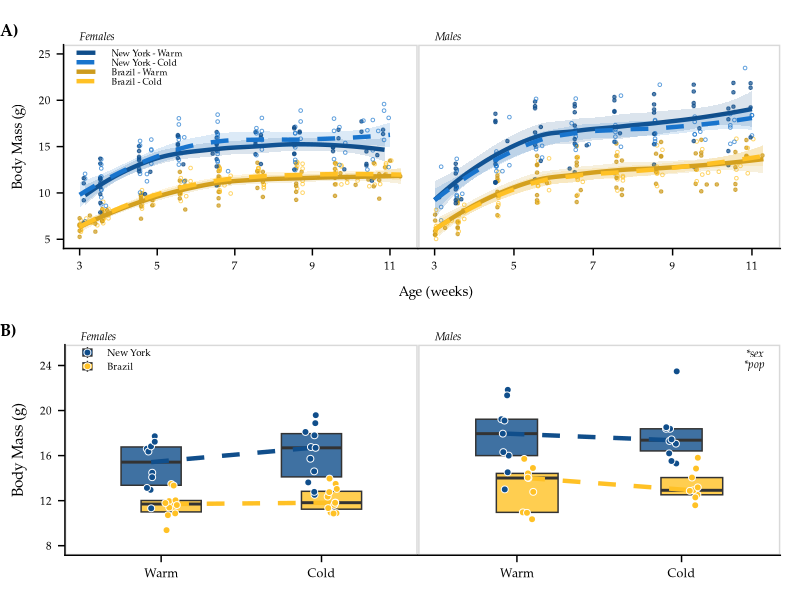

Reproduce this figure in R. (Note: this script raises an error after producing the figure.)
#!/usr/bin/env Rscript --vanilla

##############################################################

# Author: Mallory A. Ballinger

# This script plots weekly body mass of New York mice and 
# Brazil mice across environments (i.e., common garden experiment #2).
# This script also plots reaction norms of body mass from data collected
# at the end of common garden experiment #2.
# This script generates Figure 3 in Ballinger_AmNat_2021.


##############################################################
# Required packages
##############################################################

rm(list = ls()) # clear R's environment
library(tidyverse)
library(here)
library(ggridges)
library(cowplot)
library(car)
library(ggtext)
library(glue)
library(scales)

set.seed(19910118) # so that jitter plots stay in same jittered positions


##############################################################
# Import data
##############################################################

WeeklyPhenotypeData <- read_csv(here("data/processed/WeeklyPhenotypeData.csv")) %>%
  select(-DOB, -DateMeasured) %>% select(-1) %>%
  mutate(Line = fct_relevel(Line, "SARA", "SARB", "MANA", "MANB")) %>% # put evolved lines first
  mutate(Environment = fct_relevel(Environment, "Warm", "Cold" )) %>% # put Warm before Cold
  mutate(PopEnv = paste(Population, Environment, sep = "_")) %>%
  mutate(PopEnv = fct_recode(PopEnv, "Brazil - Warm" = "Brazil_Warm", "Brazil - Cold" = "Brazil_Cold",
                             "New York - Warm" = "New York_Warm", "New York - Cold" = "New York_Cold")) %>%
  mutate(PopEnv = fct_relevel(PopEnv, "New York - Warm", "New York - Cold", "Brazil - Warm", "Brazil - Cold")) %>%
  mutate(RelativeTail = Tail_Length_mm / Body_Weight_g)


PostDissectionMetaData <- read_csv(here("data/processed/PostDissectionMetaData.csv")) %>%
  select(-1) %>% # removes first column
  mutate(Sex = fct_relevel(Sex, "Male", "Female")) %>% # put males before females
  mutate(Population = fct_relevel(Population, "New York", "Brazil")) %>% # put evolved cold pop first
  mutate(Line = fct_relevel(Line, "SARA", "SARB", "MANA", "MANB")) %>% # put evolved cold lines first
  mutate(Environment = fct_relevel(Environment, "Warm", "Cold" )) %>% # put warm before cold (evolved before plasticity)
  mutate(RelativeTail = ((Final_Tail_Length_mm) / (Body_Weight_g)))


##############################################################
# Plot weekly phenotypes - body weight
##############################################################

# Make sex-specific datasets
MaleData <- WeeklyPhenotypeData %>%
  filter(Sex == "Male")

FemaleData <- WeeklyPhenotypeData %>%
  filter(Sex == "Female")

FemaleBW <-
  ggplot(data=FemaleData, aes(x=Age_weeks, y=Body_Weight_g, fill = PopEnv, linetype = PopEnv, color = PopEnv)) +
  geom_point(aes(shape = factor(PopEnv)), position = position_dodge(0.1), size=0.9, alpha = 0.7, show.legend = TRUE) +
  geom_smooth(aes(group = PopEnv), size=1.5, alpha = 0.15, method = "loess", se = TRUE) + #std error
  scale_color_manual(values=rep(c("dodgerblue4", "dodgerblue3", "goldenrod3", "goldenrod1"))) +
  scale_fill_manual(values=rep(c("dodgerblue4", "dodgerblue3", "goldenrod3","goldenrod1"))) +
  scale_linetype_manual(values=rep(c("solid","dashed", "solid", "dashed"))) +
  scale_shape_manual(values=rep(c(19, 1, 19, 1)), guide = "none") +
  guides(color=guide_legend(override.aes=list(fill=NA)),
         linetype=guide_legend(override.aes = list(size=0.5)),
         linetype=guide_legend(override.aes = list(fill=NA))) + # removes gray shading from legend
  scale_x_continuous(breaks = seq(from=3, to=12, by=2), labels = seq(from=3, to=12, by=2), limits = c(3,11.3)) +
  scale_y_continuous(breaks = seq(from=5, to=25, by=5), labels = seq(from=5, to=25, by=5), limits = c(5,25)) +
  theme_half_open(20) +
  panel_border() + # puts border around facets
  theme(panel.grid.minor = element_blank(), axis.line = element_line(colour = "black"),
        axis.title.x = element_text(margin = margin(t = 10), size = 10, family = "Palatino", hjust = 1.2),
        axis.title.y = element_text(margin = margin(r = 10), size = 10, family = "Palatino"),
        axis.text.x = element_text(size = 8, color = "black", family = "Palatino"),
        axis.text.y = element_text(size = 8, color = "black", family = "Palatino"),
        legend.position = c(0.03, 0.89),
        legend.background = element_blank(),
        legend.box.background = element_blank(),
        legend.key.height = unit(0.2, "cm"),
        legend.key.width = unit(0.6, "cm"),
        legend.margin = margin(0.1, 3, 0.3, 0),
        legend.spacing.x = unit(0.5, "mm"),
        legend.spacing.y = unit(0.5, "mm"),
        legend.text = element_text(size=6.5, family = "Palatino"),
        legend.title = element_blank(),
        plot.tag = element_text(family = "Palatino", size = 10, face = "italic"),
        plot.tag.position = c(0.18,1.025),
        plot.title = element_text(size = 8, face = "italic", hjust = 0.05, vjust = -3, family = "Palatino"),
        plot.title.position = "panel",
        plot.margin = unit(c(0.5, -0.45, 0, 0.3), "cm")) +
  labs(x = "Age (weeks)",
       y = "Body Mass (g)",
       title = "Females")


MaleBW <-
  ggplot(data=MaleData, aes(x=Age_weeks, y=Body_Weight_g, fill = PopEnv, linetype = PopEnv, color = PopEnv)) +
  geom_point(aes(shape = factor(PopEnv)), position = position_dodge(0.1), alpha=0.7, size=0.9, show.legend = TRUE) +
  geom_smooth(aes(group = PopEnv), size=1.5, method = "loess", alpha = 0.15, se = TRUE) + #std error
  scale_color_manual(values=rep(c("dodgerblue4", "dodgerblue3", "goldenrod3", "goldenrod1"))) +
  scale_fill_manual(values=rep(c("dodgerblue4", "dodgerblue3", "goldenrod3","goldenrod1"))) +
  scale_linetype_manual(values=rep(c("solid","dashed", "solid", "dashed"))) +
  scale_shape_manual(values=rep(c(19, 1, 19, 1))) +
  scale_x_continuous(breaks = seq(from=3, to=12, by=2), labels = seq(from=3, to=12, by=2), limits = c(3,11.3)) +
  scale_y_continuous(breaks = seq(from=5, to=25, by=5), labels = seq(from=5, to=25, by=5), limits = c(5,25)) +
  theme_half_open(20) +
  panel_border() + # puts border around facets
  theme(panel.grid.minor = element_blank(), axis.line = element_line(colour = "black"),
        axis.title.x = element_text(margin = margin(t = 10), size = 10, family = "Palatino"),
        axis.title.y = element_text(margin = margin(r = 10), size = 10, family = "Palatino"),
        axis.text.x = element_text(size = 8, color = "black", family = "Palatino"),
        axis.text.y = element_blank(),
        axis.ticks.y = element_blank(),
        axis.line.y = element_blank(),
        legend.position = "none",
        legend.background = element_blank(),
        legend.box.background = element_blank(),
        legend.key = element_blank(),
        legend.key.height = unit(0.3, "cm"),
        legend.key.width = unit(1.5, "cm"),
        legend.text = element_text(size=8, family = "Palatino"),
        legend.title = element_blank(),
        plot.tag = element_text(family = "Palatino", size = 10, face = "italic"),
        plot.tag.position = c(0.13,1.025),
        plot.title = element_text(size = 8, face = "italic", hjust = 0.05, vjust = -3, family = "Palatino"),
        plot.title.position = "panel",
        plot.margin = unit(c(0.5, 0.5, 0, -0.42), "cm")) + # top, right, bottom, left (0.5, 0.5, 0.1, -0.5)
  labs(x = "",
       y = "",
       title = "Males")


weekly_BW <- cowplot::plot_grid(FemaleBW, MaleBW, labels = c('', ''), align = 'h',
                   label_fontfamily = "Palatino", label_size = 12, label_x = 0.05, hjust = 0)


##############################################################
# Plot body weight RXNs
##############################################################

BW_deets <- ("&#42;sex<br>\
              &#42;pop")


# Sex-specific datasets
MaleData_RXN <- PostDissectionMetaData %>%
  filter(Sex == "Male")

FemaleData_RXN <- PostDissectionMetaData %>%
  filter(Sex == "Female")


BWrxnF <-
  ggplot(data=FemaleData_RXN, aes(x=Environment, y=Body_Weight_g)) +
  geom_boxplot(aes(fill = Population), position = position_dodge(width=0.25), alpha=0.8, size = 0.5, outlier.shape = NA, notch = FALSE, coef=0) +
  stat_summary(
    fun = median,
    geom = 'line',
    aes(group = Population, color = Population),
    position = position_dodge(width = 0.25) , size=1.5, alpha = 1.2, linetype = "dashed") +
  geom_point(aes(fill = Population), position = position_jitterdodge(jitter.width = 0.15, dodge.width=0.25), alpha=5, size=2, shape=21, color = "white") +
  scale_color_manual(values=rep(c("dodgerblue4", "goldenrod1"))) +
  scale_fill_manual(values=rep(c("dodgerblue4", "goldenrod1"))) +
  scale_y_continuous(breaks = seq(from=8, to=24, by=4), labels = seq(from=8, to=24, by=4), limits = c(8,25)) +
  theme_half_open(20) +
  panel_border() + # puts border around facets
  theme(panel.grid.minor = element_blank(), axis.line = element_line(colour = "black"),
        axis.title.x = element_blank(),
        axis.title.y = element_text(margin = margin(r = 10), size = 11, family = "Palatino"),
        axis.text.x = element_text(size = 9, color = "black", family = "Palatino"),
        axis.text.y = element_text(size = 8, color = "black", family = "Palatino"),
        legend.position = c(0.047, 0.93),
        legend.background = element_blank(),
        legend.box.background = element_blank(),
        legend.key = element_blank(),
        legend.margin = margin(0,0,0,0),
        legend.spacing.x = unit(0.1, "cm"),
        legend.key.height = unit(0.35, "cm"),
        legend.key.width = unit(0.3, "cm"),
        legend.text = element_text(size=7, family = "Palatino"),
        legend.title = element_blank(),
        plot.tag = element_text(family = "Palatino", size = 8, face = "italic"),
        plot.tag.position = c(0.2,1.015),
        plot.title = element_text(size = 8, face = "italic", hjust = 0.05, vjust = -3, family = "Palatino"),
        plot.title.position = "panel",
        plot.margin = unit(c(0.5, -0.45, 0.5, 0.3), "cm")) +
  labs(x = "",
       y = "Body Mass (g)",
       title = "Females")


BWrxnM <-
  ggplot(data=MaleData_RXN, aes(x=Environment, y=Body_Weight_g)) +
  geom_boxplot(aes(fill = Population), position = position_dodge(width=0.25), alpha=0.8, size = 0.5, outlier.shape = NA, notch = FALSE, coef=0) +
  stat_summary(
    fun = median,
    geom = 'line',
    aes(group = Population, color = Population),
    position = position_dodge(width = 0.25) , size=1.5, alpha = 1.2, linetype = "dashed") +
  geom_point(aes(fill = Population), position = position_jitterdodge(jitter.width = 0.15, dodge.width=0.25), alpha=5, size=2, shape=21, color = "white") +
  scale_color_manual(values=rep(c("dodgerblue4", "goldenrod1"))) +
  scale_fill_manual(values=rep(c("dodgerblue4", "goldenrod1"))) +
  scale_y_continuous(breaks = seq(from=8, to=24, by=4), labels = seq(from=8, to=24, by=4), limits = c(8,25)) +
  theme_half_open(20) +
  panel_border() + # puts border around facets
  theme(panel.grid.minor = element_blank(), axis.line = element_line(colour = "black"),
        axis.title.x = element_blank(),
        axis.title.y = element_text(margin = margin(r = 10), size = 10, family = "Palatino"),
        axis.text.x = element_text(size = 9, color = "black", family = "Palatino"),
        axis.text.y = element_blank(),
        axis.ticks.y = element_blank(),
        axis.line.y = element_blank(),
        legend.position = "none",
        plot.tag = element_markdown(family = "Palatino", size = 8, face = "italic", hjust = 1),
        plot.tag.position = c(0.96,0.86),
        plot.title = element_text(size = 8, face = "italic", hjust = 0.05, vjust = -3, family = "Palatino"),
        plot.title.position = "panel",
        plot.margin = unit(c(0.5, 0.5, 0.5, -0.42), "cm")) + # top, right, bottom, left (0.5, 0.5, 0.1, -0.5)
  labs(x = "",
       y = "",
       title = "Males",
       tag = BW_deets)


rxn_BW <- cowplot::plot_grid(BWrxnF, BWrxnM, align = "h", label_fontfamily = "Palatino",
                         label_size = 12, label_x = 0.05, hjust = 0)

cowplot::plot_grid(weekly_BW, rxn_BW, nrow = 2, ncol = 1, align = "hv", label_fontfamily = "Palatino",
                                    labels = c('A)', 'B)'), label_size = 12, label_x = 0, label_y = 0.88, hjust = 0, vjust = 0)


#ggsave("results/figures/Weekly_RXN_BW.tiff", height = 6, width = 6, compression = "lzw")
ggsave("results/figures/Weekly_RXN_BW.pdf", height = 5.5, width = 5.5)

